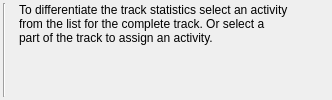
         <widget class="QWidget" name="tab_2">
          <attribute name="title">
           <string>Activity</string>
          </attribute>
          <layout class="QHBoxLayout" name="horizontalLayout_2">
           <property name="spacing">
            <number>3</number>
           </property>
           <property name="leftMargin">
            <number>3</number>
           </property>
           <property name="topMargin">
            <number>3</number>
           </property>
           <property name="rightMargin">
            <number>3</number>
           </property>
           <property name="bottomMargin">
            <number>3</number>
           </property>
           <item>
            <layout class="QGridLayout" name="layoutActivities"/>
           </item>
           <item>
            <widget class="Line" name="line_3">
             <property name="orientation">
              <enum>Qt::Vertical</enum>
             </property>
            </widget>
           </item>
           <item>
            <widget class="QLabel" name="labelActivityInfo">
             <property name="text">
              <string/>
             </property>
             <property name="alignment">
              <set>Qt::AlignLeading|Qt::AlignLeft|Qt::AlignTop</set>
             </property>
            </widget>
           </item>
           <item>
            <widget class="QLabel" name="labelActivityHelp">
             <property name="text">
              <string>To differentiate the track statistics select an activity from the list for the complete track. Or select a part of the track to assign an activity.</string>
             </property>
             <property name="alignment">
              <set>Qt::AlignLeading|Qt::AlignLeft|Qt::AlignTop</set>
             </property>
             <property name="wordWrap">
              <bool>true</bool>
             </property>
            </widget>
           </item>
           <item>
            <spacer name="horizontalSpacer_2">
             <property name="orientation">
              <enum>Qt::Horizontal</enum>
             </property>
             <property name="sizeHint" stdset="0">
              <size>
               <width>40</width>
               <height>20</height>
              </size>
             </property>
            </spacer>
           </item>
          </layout>
         </widget>
